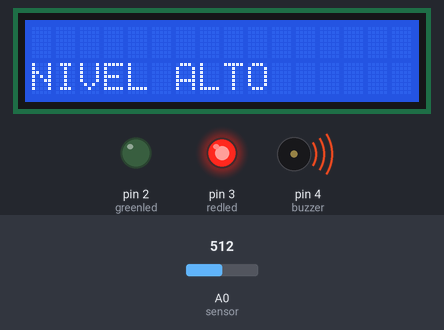
The sketch below on a simulated Arduino Uno, built with avr-gcc and run on an emulated ATmega328P. Parts: 16×2 character LCD, output pins drawn as LEDs (lit = HIGH), buzzer (waves = sounding). Inputs (shaded band) come from the test bench; at power-on: A0 (sensor) = 512. What the sketch prints to the serial monitor is not drawn.

Above: at 1.2 s.
1.3 s: A0 (sensor) set to 133
3.2 s: A0 (sensor) set to 118
At 4.6 s:
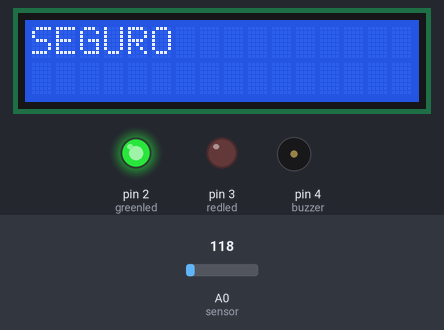
8.0 s: A0 (sensor) set to 306
At 9.0 s:
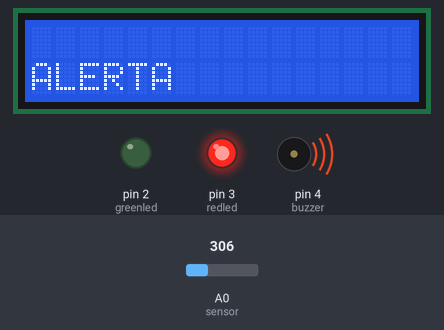
12.8 s: A0 (sensor) set to 122
At 15.3 s:
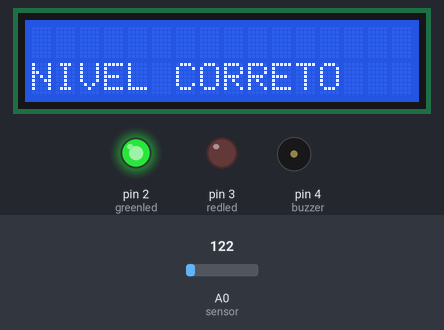
Timing chart, 0 to 16.8 s (numbered marks = the images above; inputs shaded):
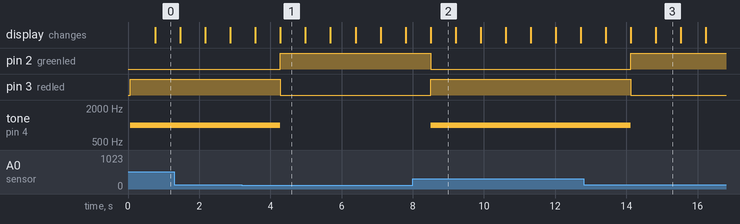

The sketch:

Firmware_dado.ino
```cpp
#include <LiquidCrystal.h>
LiquidCrystal lcd(5,6,8,9,10,11);

int redled = 3;
int greenled = 2;
int buzzer = 4;
int sensor = A0;
int sensorThresh = 30;
// C++ code
//
void setup()
{
  pinMode(redled, OUTPUT);
  pinMode(greenled, OUTPUT);
  pinMode(buzzer, OUTPUT);
  pinMode(sensor, INPUT);
  Serial.begin(9600);
  lcd.begin(16,2);

}

void loop()
{
  int analogValue = analogRead(A0);
  int b = map(analogValue,0,1023,0,255);
  Serial.println(b);
  if(b>sensorThresh)
  {
    	digitalWrite(redled, HIGH);
    	digitalWrite(greenled, LOW);
    	tone(buzzer, 1000, 10000);
    	lcd.clear();
    	lcd.setCursor(0,1);
    	lcd.print("ALERTA");
    	delay(700);
    	lcd.setCursor(0,1);
    	lcd.print("NIVEL ALTO");
    	delay(700);
  	}
  	else
  	{
    	digitalWrite(greenled, HIGH);
    	digitalWrite(redled, LOW);
    	noTone(buzzer);
    	lcd.clear();
    	lcd.setCursor(0,0);
    	lcd.print("SEGURO");
    	delay(700);
    	lcd.clear();
    	lcd.setCursor(0,1);
    	lcd.print("NIVEL CORRETO");
    	delay(700);
  	}
}
```

Measured:
- the behaviour switches between 125 and 124 on A0 (sensor) (found by bisection; images 0 and 1)
- after the input at 3.2 s, pin 2 (greenled): LOW → HIGH after 1.1 s; pin 3 (redled): HIGH → LOW after 1.1 s; tone on pin 4 (buzzer): 1000 Hz → silent after 1.1 s; the display: first differs from a run without the input after 1.1 s (image 1)
- after the input at 8.0 s, pin 2 (greenled): HIGH → LOW after 0.50 s; pin 3 (redled): LOW → HIGH after 0.50 s; tone on pin 4 (buzzer): silent → 1000 Hz after 0.50 s; the display: changes after 0.50 s (image 2)
- after the input at 12.8 s, pin 2 (greenled): LOW → HIGH after 1.3 s; pin 3 (redled): HIGH → LOW after 1.3 s; tone on pin 4 (buzzer): 1000 Hz → silent after 1.3 s; the display: first differs from a run without the input after 1.3 s (image 3 shows a later state)
- what the display in image 1 shows lasts 0.7 s, from 4.3 s to 5.0 s
